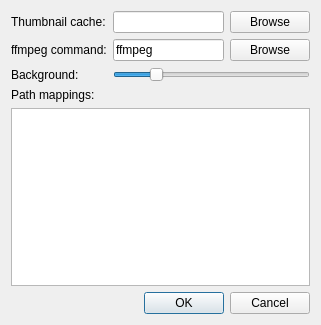
<?xml version="1.0" encoding="UTF-8"?>
<ui version="4.0">
 <class>SettingsDialog</class>
 <widget class="QDialog" name="SettingsDialog">
  <property name="geometry">
   <rect>
    <x>0</x>
    <y>0</y>
    <width>321</width>
    <height>325</height>
   </rect>
  </property>
  <property name="windowTitle">
   <string>Shotwin settings</string>
  </property>
  <layout class="QGridLayout" name="gridLayout">
   <item row="5" column="0">
    <widget class="QLabel" name="label_2">
     <property name="text">
      <string>Path mappings:</string>
     </property>
    </widget>
   </item>
   <item row="3" column="0">
    <widget class="QLabel" name="labelBackground">
     <property name="text">
      <string>Background:</string>
     </property>
    </widget>
   </item>
   <item row="3" column="1" colspan="2">
    <widget class="QSlider" name="sliderBgColor">
     <property name="maximum">
      <number>255</number>
     </property>
     <property name="value">
      <number>50</number>
     </property>
     <property name="orientation">
      <enum>Qt::Horizontal</enum>
     </property>
     <property name="invertedAppearance">
      <bool>false</bool>
     </property>
    </widget>
   </item>
   <item row="8" column="1" colspan="2">
    <widget class="QDialogButtonBox" name="buttonBox">
     <property name="orientation">
      <enum>Qt::Horizontal</enum>
     </property>
     <property name="standardButtons">
      <set>QDialogButtonBox::Cancel|QDialogButtonBox::Ok</set>
     </property>
    </widget>
   </item>
   <item row="1" column="2">
    <widget class="QPushButton" name="pbBrowseForCache">
     <property name="text">
      <string>Browse</string>
     </property>
    </widget>
   </item>
   <item row="5" column="1" colspan="2">
    <widget class="QDialogButtonBox" name="bbMapping">
     <property name="standardButtons">
      <set>QDialogButtonBox::NoButton</set>
     </property>
     <property name="centerButtons">
      <bool>false</bool>
     </property>
    </widget>
   </item>
   <item row="1" column="1">
    <widget class="QLineEdit" name="leCachePath"/>
   </item>
   <item row="1" column="0">
    <widget class="QLabel" name="label">
     <property name="text">
      <string>Thumbnail cache:</string>
     </property>
    </widget>
   </item>
   <item row="6" column="0" colspan="3">
    <widget class="QPlainTextEdit" name="tePathMappings"/>
   </item>
   <item row="2" column="0">
    <widget class="QLabel" name="label_3">
     <property name="text">
      <string>&lt;html&gt;&lt;head/&gt;&lt;body&gt;&lt;p&gt;&lt;span style=&quot; font-family:'Courier New';&quot;&gt;ffmpeg&lt;/span&gt; command:&lt;/p&gt;&lt;/body&gt;&lt;/html&gt;</string>
     </property>
     <property name="textFormat">
      <enum>Qt::AutoText</enum>
     </property>
    </widget>
   </item>
   <item row="2" column="1">
    <widget class="QLineEdit" name="leFfmpegCmd">
     <property name="text">
      <string>ffmpeg</string>
     </property>
    </widget>
   </item>
   <item row="2" column="2">
    <widget class="QPushButton" name="pbBrowseForFfmpeg">
     <property name="text">
      <string>Browse</string>
     </property>
    </widget>
   </item>
  </layout>
 </widget>
 <resources/>
 <connections>
  <connection>
   <sender>buttonBox</sender>
   <signal>accepted()</signal>
   <receiver>SettingsDialog</receiver>
   <slot>accept()</slot>
   <hints>
    <hint type="sourcelabel">
     <x>248</x>
     <y>254</y>
    </hint>
    <hint type="destinationlabel">
     <x>157</x>
     <y>274</y>
    </hint>
   </hints>
  </connection>
  <connection>
   <sender>buttonBox</sender>
   <signal>rejected()</signal>
   <receiver>SettingsDialog</receiver>
   <slot>reject()</slot>
   <hints>
    <hint type="sourcelabel">
     <x>316</x>
     <y>260</y>
    </hint>
    <hint type="destinationlabel">
     <x>286</x>
     <y>274</y>
    </hint>
   </hints>
  </connection>
 </connections>
</ui>
